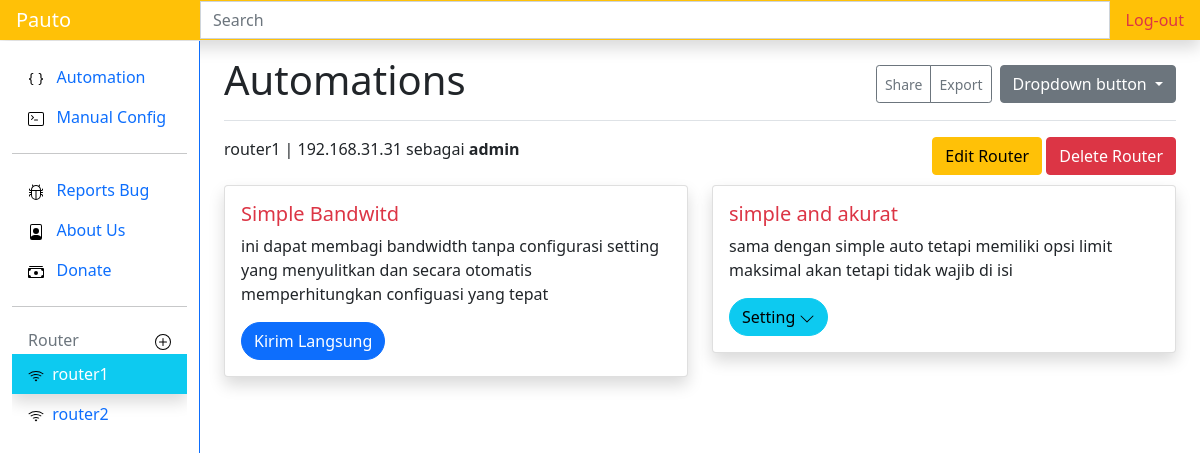
/1/router (signed in), run on the app's committed database.
### routerapp/models.py (models this page shows, shortened)
class Routerm(models.Model):
    nama = models.CharField(max_length=50)
    host = models.CharField(max_length=50)
    user = models.CharField(max_length=30)
    password = models.CharField(max_length=50, blank=True)
    kecepatan_download = models.IntegerField(blank=True)
    kecepatan_upload = models.IntegerField(blank=True)
    pub_date = models.DateField(auto_now=True)

class Automation(models.Model):
    autokey = models.CharField(unique=True, max_length=50)
    nama = models.CharField(max_length=50)
    deskripsi = models.TextField()
    status = models.CharField(max_length=15, blank=True)

### routerapp/views.py (the view)
# urls.py: path('<int:id>/router',views.detailrouter, name='router'),
@login_required(login_url=settings.LOGIN_URL)
def detailrouter(request, id):
    auto1 = Automation.objects.filter(autokey="auto1")
    auto2 = Automation.objects.filter(autokey="auto2")
    routerside = Routerm.objects.all()
    idk = id
    router = Routerm.objects.filter(pk=id)
    auto2form=auto2Form
    context = {
        'auto1': auto1,
        'auto2': auto2,
        'router': router,
        'routerside': routerside,
        'idk': idk,
        'auto2form':auto2form
    }
    return render(request, 'detailrouter.html', context)

### routerapp/templates/detailrouter.html (shortened to what this page needs)
{% extends 'base.html' %}
{% load static %}
{% block judul %}
Automations
{% endblock judul %}
{% block content %}
    {% for router in router %}
    {{router.nama}} |
    {{router.host}} sebagai
    <div class="float-end">
      <a class="btn btn-warning mr-4" href="{% url 'uprouter' router.id %}">Edit Router</a>
      <button type="button" class="btn btn-danger" data-bs-toggle="modal" data-bs-target="#modaldelrouter">
        Delete Router
      </button>
    </div>
    <strong> {{router.user}}</strong>
    <div id="auto" class="row mt-4">
      {% include 'auto.html' %}
    </div>
      {% endfor %}
{% endblock content %}
{% block routerside %}
    {% include "routerside.html" %}
{% endblock routerside %}

### templates/routerside.html (shortened to what this page needs)
<div class="pb-lg-5 overflow-auto">
    {% load static %}
    {% for routerside in routerside %}
    <li class="nav-item">
        <a class="nav-link {% if routerside.id == idk %}shadow text-white bg-info{% endif %}" href="{% url 'router' routerside.id %}">
            <img src="{% static 'icons/wifi.svg' %}" alt="">&nbsp;
            {{routerside.nama}}
        </a>
    </li>
    {% endfor %}
</div>

### templates/auto.html (shortened to what this page needs)
  {% load static %}
 {% for auto1 in auto1 %}
       <div class="col-sm-6 ">
         <div class="card shadow">
           <div class="card-body">
             <h5 class="card-title text-danger">{{auto1.nama}}</h5>
             <p class="card-text">{{auto1.deskripsi|truncatechars:180}}</p>
             <a href="{% url 'conpcq1' router.id %}" class="btn btn-primary rounded-pill">Kirim Langsung</a>
            </div>
          </div>
        </div>
        {% endfor %}
        {% for auto2 in auto2 %}
        <div class="col-sm-6 ">
          <div class="card shadow">
            <div class="card-body">
              <h5 class="card-title text-danger">{{auto2.nama}}</h5>
              <p class="card-text">{{auto2.deskripsi|truncatechars:180}}</p>
              <button id="auto2" class="btn btn-info rounded-pill">Setting <img src="{% static 'icons/autodown.svg' %}" alt=""></button>
            </div>
          </div>
        </div>
        {% endfor %}

### data on the page
Routerm: nama "router1", host "192.168.31.31", user "admin"
Routerm: nama "router2"
Automation: nama "Simple Bandwitd", deskripsi "ini dapat membagi bandwidth tanpa configurasi setting yang menyulitkan dan secara otomatis memperhitungkan configuasi yang tepat"
Automation: nama "simple and akurat", deskripsi "sama dengan simple auto tetapi memiliki opsi limit maksimal akan tetapi tidak wajib di isi"
